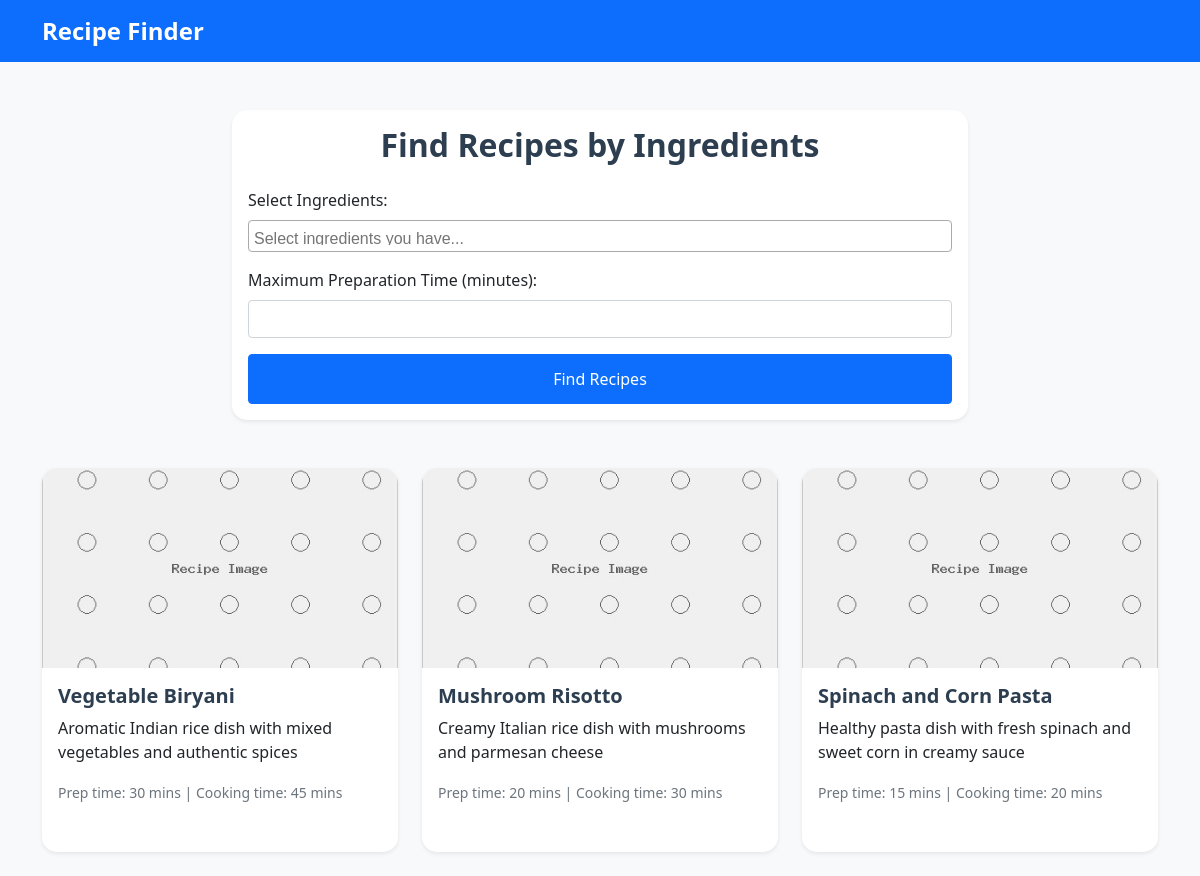
The page / on the database its author committed.
### tables this page shows
CREATE TABLE `recipes` (
  `id` int(11) NOT NULL,
  `title` varchar(255) NOT NULL,
  `description` text DEFAULT NULL,
  `prep_time` int(11) DEFAULT NULL,
  `cooking_time` int(11) DEFAULT NULL,
  `image_url` varchar(255) DEFAULT NULL,
  `created_at` timestamp NOT NULL DEFAULT current_timestamp()
);

### index.php (the view, shortened to what this page needs)
<!DOCTYPE html>
<html lang="en">
<head>
    <link href="https://cdn.jsdelivr.net/npm/bootstrap@5.1.3/dist/css/bootstrap.min.css" rel="stylesheet">
    <link href="https://cdn.jsdelivr.net/npm/select2@4.1.0-rc.0/dist/css/select2.min.css" rel="stylesheet">
    <link rel="stylesheet" href="css/style.css">
</head>
<body>
    <nav class="navbar navbar-expand-lg navbar-dark bg-primary">
        <div class="container">
            <a class="navbar-brand" href="#">Recipe Finder</a>
        </div>
    </nav>
    <div class="container mt-5">
        <div class="row justify-content-center">
            <div class="col-md-8">
                <div class="card shadow-sm">
                    <div class="card-body">
                        <h2 class="card-title text-center mb-4">Find Recipes by Ingredients</h2>
                        <form id="recipe-search-form" method="POST" action="search.php">
                            <div class="mb-3">
                                <label for="ingredients" class="form-label">Select Ingredients:</label>
                                    <?php
                                    require_once 'config/db_connect.php';
                                    ?>
                            </div>
                            <div class="mb-3">
                                <label for="prep_time" class="form-label">Maximum Preparation Time (minutes):</label>
                                <input type="number" class="form-control" id="prep_time" name="prep_time" min="0">
                            </div>
                            <button type="submit" class="btn btn-primary w-100">Find Recipes</button>
                        </form>
                    </div>
                </div>
            </div>
        </div>
        <div class="row mt-5" id="recipe-results">
            <?php
            $stmt = $pdo->query("SELECT * FROM recipes LIMIT 3");
            while ($recipe = $stmt->fetch()) {
                ?>
                <div class="col-md-4 mb-4">
                    <div class="card h-100 shadow-sm">
                        <img src="images/<?php echo htmlspecialchars($recipe['image_url']); ?>"
                             class="card-img-top" alt="<?php echo htmlspecialchars($recipe['title']); ?>"
                             onerror="this.src='images/default-recipe.jpg'">
                        <div class="card-body">
                            <h5 class="card-title"><?php echo htmlspecialchars($recipe['title']); ?></h5>
                            <p class="card-text"><?php echo htmlspecialchars($recipe['description']); ?></p>
                            <p class="card-text">
                                <small class="text-muted">
                                    Prep time: <?php echo $recipe['prep_time']; ?> mins |
                                    Cooking time: <?php echo $recipe['cooking_time']; ?> mins
                                </small>
                            </p>
                        </div>
                    </div>
                </div>
                <?php
            }
            ?>
        </div>
    </div>
</body>
</html>

### css/style.css (style rules this page uses)
body { background-color: #f8f9fa; }
.card { border-radius: 15px; border: none; transition: transform 0.2s; }
.card-img-top { height: 200px; object-fit: cover; border-top-left-radius: 15px; border-top-right-radius: 15px; }
.navbar-brand { font-weight: bold; font-size: 1.5rem; }
.btn-primary { padding: 0.75rem 1.5rem; font-weight: 500; }
.card-title { color: #2c3e50; font-weight: 600; }
.text-muted { color: #6c757d !important; }
#recipe-results .card { margin-bottom: 2rem; }

### rows shown on the page
recipes: title "Vegetable Biryani", description "Aromatic Indian rice dish with mixed vegetables and authentic spices", prep_time "30", cooking_time "45"
recipes: title "Mushroom Risotto", description "Creamy Italian rice dish with mushrooms and parmesan cheese", prep_time "20", cooking_time "30"
recipes: title "Spinach and Corn Pasta", description "Healthy pasta dish with fresh spinach and sweet corn in creamy sauce", prep_time "15", cooking_time "20"
